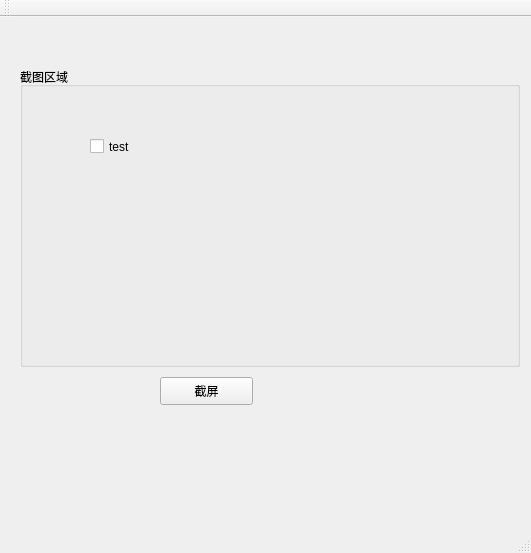
<?xml version="1.0" encoding="UTF-8"?>
<ui version="4.0">
 <class>MainWindow</class>
 <widget class="QMainWindow" name="MainWindow">
  <property name="geometry">
   <rect>
    <x>0</x>
    <y>0</y>
    <width>531</width>
    <height>553</height>
   </rect>
  </property>
  <property name="windowTitle">
   <string>screenShot</string>
  </property>
  <widget class="QWidget" name="centralWidget">
   <widget class="QPushButton" name="pushButton">
    <property name="geometry">
     <rect>
      <x>160</x>
      <y>360</y>
      <width>93</width>
      <height>28</height>
     </rect>
    </property>
    <property name="text">
     <string>截屏</string>
    </property>
   </widget>
   <widget class="QGroupBox" name="groupBox">
    <property name="geometry">
     <rect>
      <x>20</x>
      <y>50</y>
      <width>500</width>
      <height>300</height>
     </rect>
    </property>
    <property name="title">
     <string>截图区域</string>
    </property>
    <widget class="QCheckBox" name="checkBox">
     <property name="geometry">
      <rect>
       <x>70</x>
       <y>70</y>
       <width>91</width>
       <height>19</height>
      </rect>
     </property>
     <property name="text">
      <string>test</string>
     </property>
    </widget>
   </widget>
  </widget>
  <widget class="QMenuBar" name="menuBar">
   <property name="geometry">
    <rect>
     <x>0</x>
     <y>0</y>
     <width>531</width>
     <height>26</height>
    </rect>
   </property>
  </widget>
  <widget class="QToolBar" name="mainToolBar">
   <attribute name="toolBarArea">
    <enum>TopToolBarArea</enum>
   </attribute>
   <attribute name="toolBarBreak">
    <bool>false</bool>
   </attribute>
  </widget>
  <widget class="QStatusBar" name="statusBar"/>
 </widget>
 <layoutdefault spacing="6" margin="11"/>
 <resources/>
 <connections/>
</ui>
